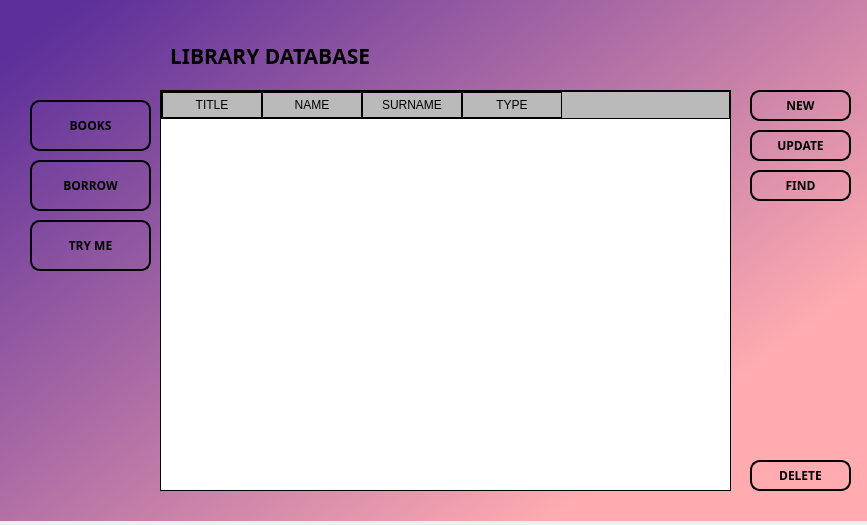
<?xml version="1.0" encoding="UTF-8"?>
<ui version="4.0">
 <class>Form</class>
 <widget class="QWidget" name="Form">
  <property name="geometry">
   <rect>
    <x>0</x>
    <y>0</y>
    <width>867</width>
    <height>525</height>
   </rect>
  </property>
  <property name="windowTitle">
   <string>Form</string>
  </property>
  <widget class="QWidget" name="bgwidget" native="true">
   <property name="geometry">
    <rect>
     <x>-10</x>
     <y>-10</y>
     <width>881</width>
     <height>531</height>
    </rect>
   </property>
   <property name="styleSheet">
    <string notr="true">QWidget#bgwidget{
background-color: qlineargradient(spread:pad, x1:0.051, y1:0.0849545, x2:0.853, y2:0.726818, stop:0 rgba(92, 47, 154, 255), stop:1 rgba(255, 171, 176, 255));}</string>
   </property>
   <widget class="QPushButton" name="find_button">
    <property name="geometry">
     <rect>
      <x>760</x>
      <y>180</y>
      <width>101</width>
      <height>31</height>
     </rect>
    </property>
    <property name="font">
     <font>
      <family>Lucida Fax</family>
      <weight>75</weight>
      <bold>true</bold>
     </font>
    </property>
    <property name="cursor">
     <cursorShape>OpenHandCursor</cursorShape>
    </property>
    <property name="styleSheet">
     <string notr="true">QPushButton{
	border-style:outset;
	border-width:2px;
	border-radius:10px;
	border-color:black;
}

QPushButton:hover{
	border-style:outset;
	border-width:2px;
	border-radius:10px;
	border-color:black;
	border-color:rgb(51, 143, 255);
	color: rgb(51, 143, 255);
}</string>
    </property>
    <property name="text">
     <string>FIND</string>
    </property>
   </widget>
   <widget class="QPushButton" name="borrow_button">
    <property name="geometry">
     <rect>
      <x>40</x>
      <y>170</y>
      <width>121</width>
      <height>51</height>
     </rect>
    </property>
    <property name="font">
     <font>
      <family>Lucida Fax</family>
      <weight>75</weight>
      <bold>true</bold>
     </font>
    </property>
    <property name="cursor">
     <cursorShape>OpenHandCursor</cursorShape>
    </property>
    <property name="styleSheet">
     <string notr="true">QPushButton{
	border-style:outset;
	border-width:2px;
	border-radius:10px;
	border-color:black;
}

QPushButton:hover{
	border-style:outset;
	border-width:2px;
	border-radius:10px;
	border-color:black;
	border-color:rgb(51, 143, 255);
	color: rgb(51, 143, 255);
}</string>
    </property>
    <property name="text">
     <string>BORROW</string>
    </property>
   </widget>
   <widget class="QPushButton" name="update_button">
    <property name="geometry">
     <rect>
      <x>760</x>
      <y>140</y>
      <width>101</width>
      <height>31</height>
     </rect>
    </property>
    <property name="font">
     <font>
      <family>Lucida Fax</family>
      <weight>75</weight>
      <bold>true</bold>
     </font>
    </property>
    <property name="cursor">
     <cursorShape>OpenHandCursor</cursorShape>
    </property>
    <property name="styleSheet">
     <string notr="true">QPushButton{
	border-style:outset;
	border-width:2px;
	border-radius:10px;
	border-color:black;
}

QPushButton:hover{
	border-style:outset;
	border-width:2px;
	border-radius:10px;
	border-color:black;
	border-color:rgb(51, 143, 255);
	color: rgb(51, 143, 255);
}</string>
    </property>
    <property name="text">
     <string>UPDATE</string>
    </property>
   </widget>
   <widget class="QTableWidget" name="books_tableWidget">
    <property name="geometry">
     <rect>
      <x>170</x>
      <y>100</y>
      <width>571</width>
      <height>401</height>
     </rect>
    </property>
    <property name="focusPolicy">
     <enum>Qt::StrongFocus</enum>
    </property>
    <property name="styleSheet">
     <string notr="true">QWidget {
    background-color: rgb(186, 186, 186);
    color: black;
	border: 1px solid black;
}

QHeaderView::section {
    background-color: rgb(186, 186, 186);
    padding: 4px;
    border: 1px solid black;
	font: 63 9pt &quot;Lucida Fax&quot;;
}

QTableWidget {
    gridline-color: black;
	font: 63 8pt &quot;Lucida Fax&quot;;
	background-color:white;
	alternate-background-color:rgb(156, 156, 156);
	selection-background-color:rgb(156, 156, 156);
	 border: 1px solid black;
}
QTableWidget QTableCornerButton::section {
    background-color: rgb(186, 186, 186);
    border: 1px solid black;

}
</string>
    </property>
    <column>
     <property name="text">
      <string>TITLE</string>
     </property>
    </column>
    <column>
     <property name="text">
      <string>NAME</string>
     </property>
    </column>
    <column>
     <property name="text">
      <string>SURNAME</string>
     </property>
    </column>
    <column>
     <property name="text">
      <string>TYPE</string>
     </property>
    </column>
   </widget>
   <widget class="QLabel" name="library_label">
    <property name="geometry">
     <rect>
      <x>180</x>
      <y>40</y>
      <width>311</width>
      <height>51</height>
     </rect>
    </property>
    <property name="font">
     <font>
      <family>Lucida Fax</family>
      <pointsize>16</pointsize>
      <weight>75</weight>
      <bold>true</bold>
     </font>
    </property>
    <property name="text">
     <string>LIBRARY DATABASE</string>
    </property>
   </widget>
   <widget class="QPushButton" name="delete_button">
    <property name="geometry">
     <rect>
      <x>760</x>
      <y>470</y>
      <width>101</width>
      <height>31</height>
     </rect>
    </property>
    <property name="font">
     <font>
      <family>Lucida Fax</family>
      <weight>75</weight>
      <bold>true</bold>
     </font>
    </property>
    <property name="cursor">
     <cursorShape>OpenHandCursor</cursorShape>
    </property>
    <property name="styleSheet">
     <string notr="true">QPushButton{
	border-style:outset;
	border-width:2px;
	border-radius:10px;
	border-color:black;
}

QPushButton:hover{
	border-style:outset;
	border-width:2px;
	border-radius:10px;
	border-color:black;
	border-color:rgb(51, 143, 255);
	color: rgb(51, 143, 255);
}</string>
    </property>
    <property name="text">
     <string>DELETE</string>
    </property>
   </widget>
   <widget class="QPushButton" name="books_button">
    <property name="geometry">
     <rect>
      <x>40</x>
      <y>110</y>
      <width>121</width>
      <height>51</height>
     </rect>
    </property>
    <property name="font">
     <font>
      <family>Lucida Fax</family>
      <weight>75</weight>
      <bold>true</bold>
     </font>
    </property>
    <property name="cursor">
     <cursorShape>OpenHandCursor</cursorShape>
    </property>
    <property name="styleSheet">
     <string notr="true">QPushButton{
	border-style:outset;
	border-width:2px;
	border-radius:10px;
	border-color:black;
}

QPushButton:hover{
	border-style:outset;
	border-width:2px;
	border-radius:10px;
	border-color:black;
	border-color:rgb(51, 143, 255);
	color: rgb(51, 143, 255);
}</string>
    </property>
    <property name="text">
     <string>BOOKS</string>
    </property>
   </widget>
   <widget class="QPushButton" name="try_me_button">
    <property name="geometry">
     <rect>
      <x>40</x>
      <y>230</y>
      <width>121</width>
      <height>51</height>
     </rect>
    </property>
    <property name="font">
     <font>
      <family>Lucida Fax</family>
      <weight>75</weight>
      <bold>true</bold>
     </font>
    </property>
    <property name="cursor">
     <cursorShape>OpenHandCursor</cursorShape>
    </property>
    <property name="styleSheet">
     <string notr="true">QPushButton{
	border-style:outset;
	border-width:2px;
	border-radius:10px;
	border-color:black;
}

QPushButton:hover{
	border-style:outset;
	border-width:2px;
	border-radius:10px;
	border-color:black;
	border-color:rgb(51, 143, 255);
	color: rgb(51, 143, 255);
}</string>
    </property>
    <property name="text">
     <string>TRY ME</string>
    </property>
   </widget>
   <widget class="QPushButton" name="new_button">
    <property name="geometry">
     <rect>
      <x>760</x>
      <y>100</y>
      <width>101</width>
      <height>31</height>
     </rect>
    </property>
    <property name="font">
     <font>
      <family>Lucida Fax</family>
      <weight>75</weight>
      <bold>true</bold>
     </font>
    </property>
    <property name="cursor">
     <cursorShape>OpenHandCursor</cursorShape>
    </property>
    <property name="styleSheet">
     <string notr="true">QPushButton{
	border-style:outset;
	border-width:2px;
	border-radius:10px;
	border-color:black;
}

QPushButton:hover{
	border-style:outset;
	border-width:2px;
	border-radius:10px;
	border-color:black;
	border-color:rgb(51, 143, 255);
	color: rgb(51, 143, 255);
}</string>
    </property>
    <property name="text">
     <string>NEW</string>
    </property>
   </widget>
   <widget class="QLabel" name="background_label">
    <property name="geometry">
     <rect>
      <x>0</x>
      <y>-10</y>
      <width>891</width>
      <height>701</height>
     </rect>
    </property>
    <property name="text">
     <string/>
    </property>
    <property name="pixmap">
     <pixmap>../bds_project_3/Source_imgs/bckgrnd.jpg</pixmap>
    </property>
   </widget>
   <zorder>background_label</zorder>
   <zorder>find_button</zorder>
   <zorder>borrow_button</zorder>
   <zorder>update_button</zorder>
   <zorder>books_tableWidget</zorder>
   <zorder>library_label</zorder>
   <zorder>delete_button</zorder>
   <zorder>books_button</zorder>
   <zorder>try_me_button</zorder>
   <zorder>new_button</zorder>
  </widget>
 </widget>
 <resources/>
 <connections/>
</ui>
